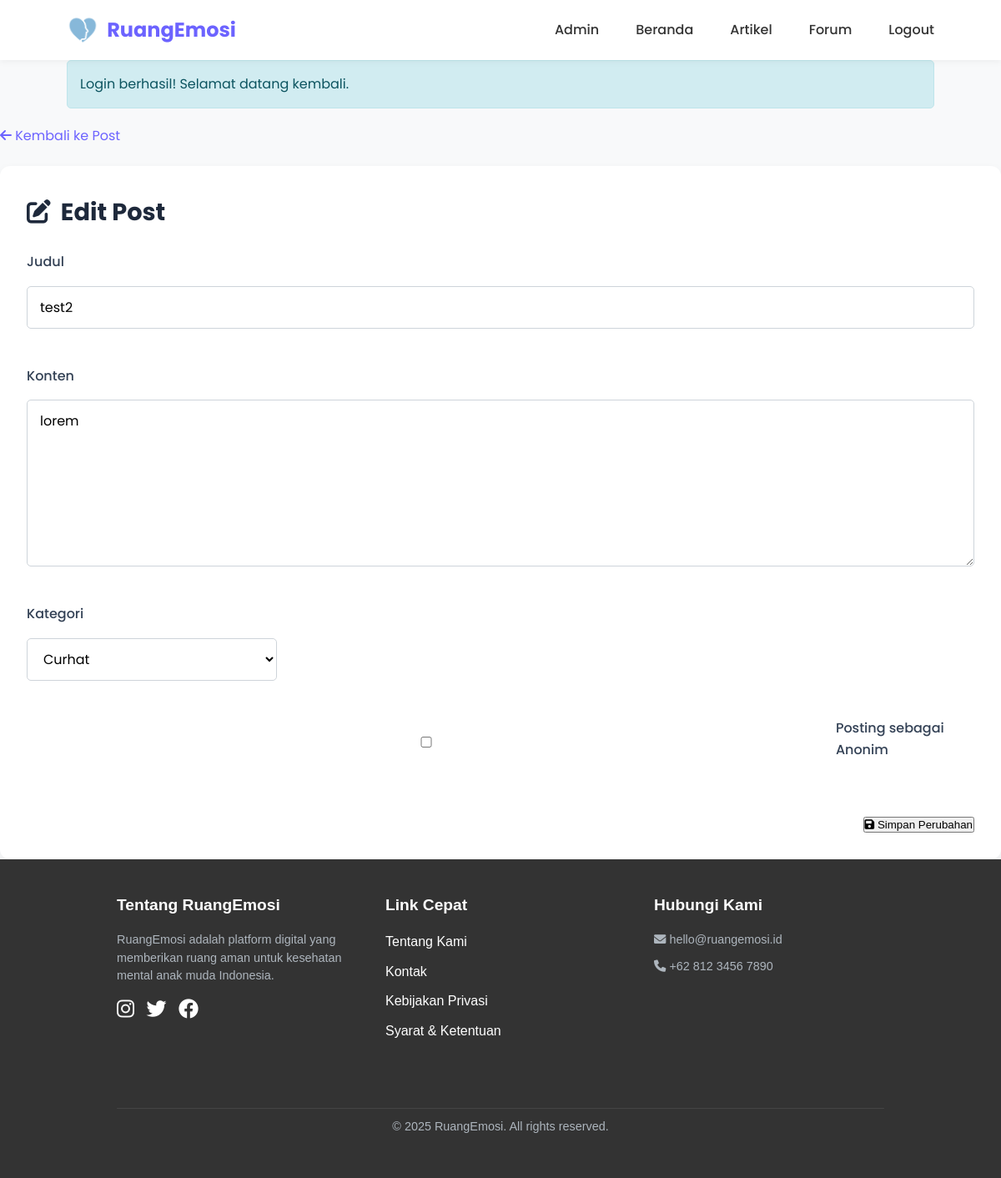
The page /forum/edit.php?id=9 (signed in) on the database its author committed.
### tables this page shows
CREATE TABLE `forum_posts` (
  `post_id` int NOT NULL,
  `user_id` int NOT NULL,
  `title` varchar(255) NOT NULL,
  `content` text NOT NULL,
  `is_anonymous` tinyint(1) DEFAULT '1',
  `category` enum('curhat','tanya','dukungan','cerita') NOT NULL,
  `view_count` int DEFAULT '0',
  `reply_count` int DEFAULT '0',
  `created_at` timestamp NULL DEFAULT CURRENT_TIMESTAMP,
  `updated_at` timestamp NULL DEFAULT CURRENT_TIMESTAMP ON UPDATE CURRENT_TIMESTAMP,
  `image_path` varchar(255) DEFAULT NULL,
  `voice_path` varchar(255) DEFAULT NULL
);

### forum/edit.php (the view, shortened to what this page needs)
<?php
require_once '../includes/functions.php';
require_once '../includes/header.php';
$post_id = (int)$_GET['id'];
$stmt = $conn->prepare("SELECT * FROM forum_posts WHERE post_id = ?");
$stmt->bind_param("i", $post_id);
$stmt->execute();
$post = $stmt->get_result()->fetch_assoc();
?>
<section class="mindspace-post-container">
    <div class="emotion-container">
        <div class="post-navigation">
            <a href="<?= BASE_URL ?>/forum/post.php?id=<?= $post_id ?>" class="emotion-btn emotion-btn-secondary">
                <i class="fas fa-arrow-left"></i> Kembali ke Post
            </a>
        </div>
        <div class="mindspace-edit-card">
            <h1 class="edit-title"><i class="fas fa-edit"></i> Edit Post</h1>
            <form method="POST" class="edit-form">
                <div class="form-group">
                    <label for="title">Judul</label>
                    <input type="text" id="title" name="title"
                           value="<?= htmlspecialchars($post['title']) ?>"
                           required class="form-input">
                </div>
                <div class="form-group">
                    <label for="content">Konten</label>
                    <textarea id="content" name="content" rows="6"
                              required class="form-textarea"><?=
                              htmlspecialchars($post['content']) ?></textarea>
                </div>
                <div class="form-group">
                    <label for="category">Kategori</label>
                    <select id="category" name="category" class="form-select">
                        <option value="curhat" <?= $post['category'] === 'curhat' ? 'selected' : '' ?>>Curhat</option>
                    </select>
                </div>
                <div class="form-group checkbox-group">
                    <input type="checkbox" id="is_anonymous" name="is_anonymous"
                           <?= $post['is_anonymous'] ? 'checked' : '' ?>>
                    <label for="is_anonymous">Posting sebagai Anonim</label>
                </div>
                <div class="form-actions">
                    <button type="submit" classemotion-btn emotion-btn-primary">
                        <i class="fas fa-save"></i> Simpan Perubahan
                    </button>
                </div>
            </form>
        </div>
    </div>
</section>
<?php require_once '../includes/footer.php'; ?>

### assets/css/style.css (style rules this page uses)
:root { --primary-color: #6C63FF; --secondary-color: #4D44DB; --accent-color: #FF6584; --light-color: #F8F9FA; --dark-color: #212529; --gray-color: #6C757D; --light-gray: #E9ECEF; --success-color: #28A745; --warning-color: #FFC107; --danger-color: #DC3545; --pastel-blue: #A7C5EB; --pastel-purple: #C4A7E8; --pastel-pink: #F5C3C2; --pastel-green: #C1E1C1; }
* { margin: 0; padding: 0; box-sizing: border-box; }
body { font-family: 'Poppins', sans-serif; line-height: 1.6; color: var(--dark-color); background-color: #F9F9F9; }
a { text-decoration: none; color: var(--primary-color); transition: all 0.3s ease; }
.form-group { margin-bottom: 20px; }
.form-group label { display: block; margin-bottom: 8px; font-weight: 500; color: var(--dark-color); }
.form-group input, .form-group textarea, .form-group select { width: 100%; padding: 12px 15px; border: 1px solid #CED4DA; border-radius: 5px; font-family: 'Poppins', sans-serif; transition: all 0.3s ease; }

### includes/header.php (style rules this page uses)
* { margin: 0; padding: 0; box-sizing: border-box; }
body { font-family: 'Poppins', sans-serif; line-height: 1.6; color: #333; background-color: #f8f9fa; }

### forum/edit.php (style rules this page uses)
.mindspace-edit-card { background: #ffffff; border-radius: 12px; box-shadow: 0 4px 12px rgba(0, 0, 0, 0.05); padding: 2rem; margin-top: 1.5rem; }
.edit-title { font-size: 1.8rem; color: #1e293b; margin-bottom: 1.5rem; display: flex; align-items: center; gap: 0.75rem; }
.edit-form { display: flex; flex-direction: column; gap: 1.5rem; }
.form-group { display: flex; flex-direction: column; gap: 0.5rem; }
.form-group label { font-weight: 500; color: #334155; }
.form-input { padding: 0.75rem; border: 1px solid #e2e8f0; border-radius: 8px; font-size: 1rem; transition: border-color 0.2s; }
.form-textarea { padding: 0.75rem; border: 1px solid #e2e8f0; border-radius: 8px; font-size: 1rem; min-height: 200px; resize: vertical; line-height: 1.6; }
.form-select { padding: 0.75rem; border: 1px solid #e2e8f0; border-radius: 8px; background-color: white; font-size: 1rem; max-width: 300px; }
.checkbox-group { flex-direction: row; align-items: center; gap: 0.75rem; }
.form-actions { margin-top: 1rem; display: flex; justify-content: flex-end; gap: 1rem; }

### rows shown on the page
forum_posts: title "test2", content "lorem", category "Curhat"

### other values the page prints
$_SESSION['message'] "Login berhasil! Selamat datang kembali."
